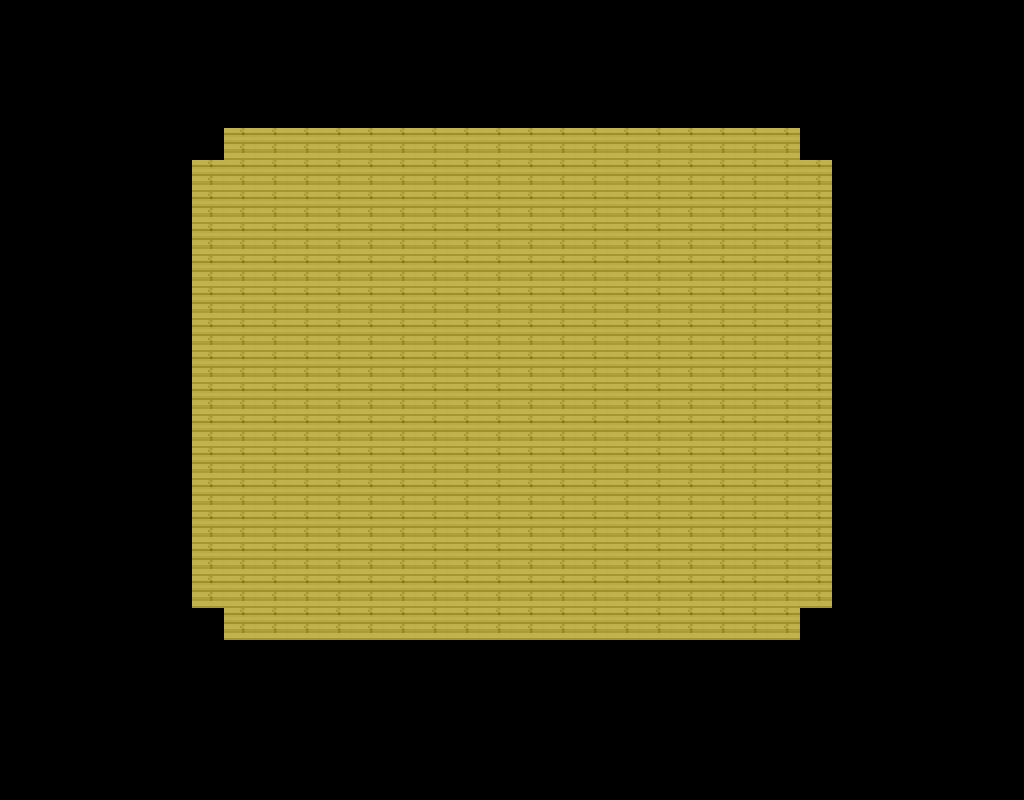

This game map was drawn from its Tiled (.tmx) file and the tilesets committed beside it. A one-line description and the trimmed map source follow:
An orthogonal 32x25 tile map with 32x32 px tiles, 1 tile layer (图块层 1), 4 tilesets and 120 objects (119x block, interactive).

<map version="1.8" tiledversion="1.8.4" orientation="orthogonal" renderorder="right-down" width="32" height="25" tilewidth="32" tileheight="32" infinite="0" nextlayerid="3" nextobjectid="245">
 <tileset firstgid="1" name="iindoor2" tilewidth="32" tileheight="32" tilecount="12" columns="4">
  <image source="iindoor2.png" width="128" height="96" />
 </tileset>
 <tileset firstgid="13" name="woodHouse" tilewidth="32" tileheight="32" tilecount="16" columns="4">
  <image source="woodHouse.png" width="128" height="128" />
 </tileset>
 <tileset firstgid="29" name="device" tilewidth="32" tileheight="32" tilecount="16" columns="4">
  <image source="device.png" width="128" height="128" />
 </tileset>
 <tileset firstgid="45" name="floor" tilewidth="32" tileheight="32" tilecount="2" columns="2">
  <image source="floor.png" width="64" height="32" />
 </tileset>
 <layer id="1" name="图块层 1" width="32" height="25">
  <data>[800 cells, 800 non-empty, 2 distinct tile ids]</data>
 </layer>
 <objectgroup id="2" name="对象层 1">
  <object id="114" type="block" gid="12" x="192" y="192" width="32" height="32" />
  <object id="116" type="block" gid="12" x="192" y="224" width="32" height="32" />
  <object id="117" type="block" gid="12" x="192" y="256" width="32" height="32" />
  <object id="118" type="block" gid="12" x="192" y="288" width="32" height="32" />
  <object id="119" type="block" gid="12" x="192" y="320" width="32" height="32" />
  <object id="120" type="block" gid="12" x="192" y="352" width="32" height="32" />
  <object id="121" type="block" gid="12" x="192" y="384" width="32" height="32" />
  <object id="122" type="block" gid="12" x="192" y="416" width="32" height="32" />
  <object id="123" type="block" gid="12" x="192" y="448" width="32" height="32" />
  <object id="124" type="block" gid="12" x="192" y="480" width="32" height="32" />
  <object id="125" type="block" gid="12" x="192" y="512" width="32" height="32" />
  <object id="126" type="block" gid="12" x="192" y="544" width="32" height="32" />
  <object id="127" type="block" gid="12" x="192" y="576" width="32" height="32" />
  <object id="128" type="block" gid="12" x="192" y="608" width="32" height="32" />
  <object id="129" type="block" gid="12" x="224" y="640" width="32" height="32" />
  <object id="130" type="block" gid="12" x="256" y="640" width="32" height="32" />
  <object id="131" type="block" gid="12" x="288" y="640" width="32" height="32" />
  <object id="132" type="block" gid="12" x="320" y="640" width="32" height="32" />
  <object id="133" type="block" gid="12" x="352" y="640" width="32" height="32" />
  <object id="134" type="block" gid="12" x="384" y="640" width="32" height="32" />
  <object id="135" type="block" gid="12" x="416" y="640" width="32" height="32" />
  <object id="136" type="block" gid="12" x="448" y="640" width="32" height="32" />
  <object id="137" type="block" gid="12" x="480" y="640" width="32" height="32" />
  <object id="138" type="block" gid="12" x="512" y="640" width="32" height="32" />
  <object id="139" type="block" gid="12" x="544" y="640" width="32" height="32" />
  <object id="140" type="block" gid="12" x="576" y="640" width="32" height="32" />
  <object id="141" type="block" gid="12" x="608" y="640" width="32" height="32" />
  <object id="142" type="block" gid="12" x="640" y="640" width="32" height="32" />
  <object id="143" type="block" gid="12" x="672" y="640" width="32" height="32" />
  <object id="144" type="block" gid="12" x="704" y="640" width="32" height="32" />
  <object id="145" type="block" gid="12" x="736" y="640" width="32" height="32" />
  <object id="146" type="block" gid="12" x="768" y="640" width="32" height="32" />
  <object id="147" type="block" gid="12" x="800" y="608" width="32" height="32" />
  <object id="148" type="block" gid="12" x="800" y="576" width="32" height="32" />
  <object id="149" type="block" gid="12" x="800" y="544" width="32" height="32" />
  <object id="150" type="block" gid="12" x="800" y="512" width="32" height="32" />
  <object id="151" type="block" gid="12" x="800" y="480" width="32" height="32" />
  <object id="152" type="block" gid="12" x="800" y="448" width="32" height="32" />
  <object id="153" type="block" gid="12" x="800" y="416" width="32" height="32" />
  <object id="154" type="block" gid="12" x="800" y="384" width="32" height="32" />
  <object id="155" type="block" gid="12" x="800" y="352" width="32" height="32" />
  <object id="156" type="block" gid="12" x="800" y="320" width="32" height="32" />
  <object id="157" type="block" gid="12" x="800" y="288" width="32" height="32" />
  <object id="158" type="block" gid="12" x="800" y="256" width="32" height="32" />
  <object id="159" type="block" gid="12" x="800" y="224" width="32" height="32" />
  <object id="160" type="block" gid="12" x="800" y="192" width="32" height="32" />
  <object id="161" type="block" gid="45" x="224" y="160" width="32" height="32" />
  <object id="162" type="block" gid="45" x="256" y="160" width="32" height="32" />
  <object id="163" type="block" gid="45" x="288" y="160" width="32" height="32" />
  <object id="164" type="block" gid="45" x="320" y="160" width="32" height="32" />
  <object id="165" type="block" gid="45" x="352" y="160" width="32" height="32" />
  <object id="166" type="block" gid="45" x="384" y="160" width="32" height="32" />
  <object id="167" type="block" gid="45" x="416" y="160" width="32" height="32" />
  <object id="168" type="block" gid="45" x="448" y="160" width="32" height="32" />
  <object id="169" type="block" gid="45" x="480" y="160" width="32" height="32" />
  <object id="170" type="block" gid="45" x="512" y="160" width="32" height="32" />
  <object id="171" type="block" gid="45" x="544" y="160" width="32" height="32" />
  <object id="172" type="block" gid="45" x="576" y="160" width="32" height="32" />
  <object id="173" type="block" gid="45" x="608" y="160" width="32" height="32" />
  <object id="174" type="block" gid="45" x="640" y="160" width="32" height="32" />
  <object id="175" type="block" gid="45" x="672" y="160" width="32" height="32" />
  <object id="176" type="block" gid="45" x="704" y="160" width="32" height="32" />
  <object id="177" type="block" gid="45" x="736" y="160" width="32" height="32" />
  <object id="178" type="block" gid="45" x="768" y="160" width="32" height="32" />
  <object id="183" type="block" gid="35" x="224" y="224" width="32" height="32" />
  <object id="184" type="block" gid="36" x="256" y="224" width="32" height="32" />
  <object id="185" type="block" gid="35" x="288" y="224" width="32" height="32" />
  <object id="186" type="block" gid="36" x="320" y="224" width="32" height="32" />
  <object id="187" type="block" gid="32" x="320" y="192" width="32" height="32" />
  <object id="188" type="block" gid="31" x="224" y="192" width="32" height="32" />
  <object id="189" type="block" gid="31" x="288" y="192" width="32" height="32" />
  <object id="190" type="block" gid="32" x="256" y="192" width="32" height="32" />
  <object id="191" type="block" gid="37" x="224" y="320" width="32" height="32" />
  <object id="192" type="block" gid="38" x="256" y="320" width="32" height="32" />
  <object id="193" type="block" gid="41" x="224" y="352" width="32" height="32" />
  <object id="194" type="block" gid="42" x="256" y="352" width="32" height="32" />
  <object id="195" type="block" gid="37" x="352" y="320" width="32" height="32" />
  <object id="196" type="block" gid="38" x="384" y="320" width="32" height="32" />
  <object id="197" type="block" gid="41" x="352" y="352" width="32" height="32" />
  <object id="198" type="block" gid="42" x="384" y="352" width="32" height="32" />
  <object id="199" type="block" gid="39" x="416" y="192" width="32" height="32" />
  </objectgroup>
</map>
<!-- 39 of 120 objects omitted -->
